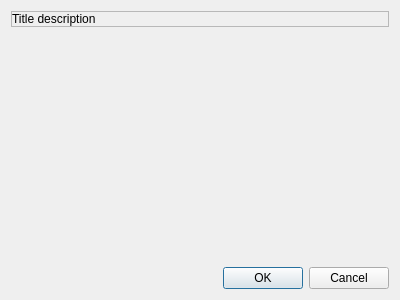
<?xml version="1.0" encoding="UTF-8"?>
<ui version="4.0">
 <class>SessionTask</class>
 <widget class="QWidget" name="SessionTask">
  <property name="geometry">
   <rect>
    <x>0</x>
    <y>0</y>
    <width>400</width>
    <height>300</height>
   </rect>
  </property>
  <layout class="QVBoxLayout" name="verticalLayout">
   <item>
    <widget class="QFrame" name="frame">
     <property name="frameShape">
      <enum>QFrame::StyledPanel</enum>
     </property>
     <property name="frameShadow">
      <enum>QFrame::Sunken</enum>
     </property>
     <layout class="QHBoxLayout" name="horizontalLayout">
      <property name="spacing">
       <number>0</number>
      </property>
      <property name="leftMargin">
       <number>0</number>
      </property>
      <property name="topMargin">
       <number>0</number>
      </property>
      <property name="rightMargin">
       <number>0</number>
      </property>
      <property name="bottomMargin">
       <number>0</number>
      </property>
      <item>
       <widget class="QFrame" name="backgroundFrame">
        <property name="autoFillBackground">
         <bool>true</bool>
        </property>
        <layout class="QHBoxLayout" name="horizontalLayout_2">
         <property name="spacing">
          <number>0</number>
         </property>
         <property name="leftMargin">
          <number>0</number>
         </property>
         <property name="topMargin">
          <number>0</number>
         </property>
         <property name="rightMargin">
          <number>0</number>
         </property>
         <property name="bottomMargin">
          <number>0</number>
         </property>
         <item>
          <widget class="QLabel" name="titleL">
           <property name="text">
            <string notr="true">Title description</string>
           </property>
           <property name="wordWrap">
            <bool>true</bool>
           </property>
           <property name="margin">
            <number>5</number>
           </property>
          </widget>
         </item>
        </layout>
       </widget>
      </item>
     </layout>
    </widget>
   </item>
   <item>
    <widget class="QStackedWidget" name="stackedWidget"/>
   </item>
   <item>
    <widget class="QDialogButtonBox" name="buttonBox">
     <property name="standardButtons">
      <set>QDialogButtonBox::Cancel|QDialogButtonBox::Ok</set>
     </property>
    </widget>
   </item>
  </layout>
 </widget>
 <resources/>
 <connections/>
</ui>
